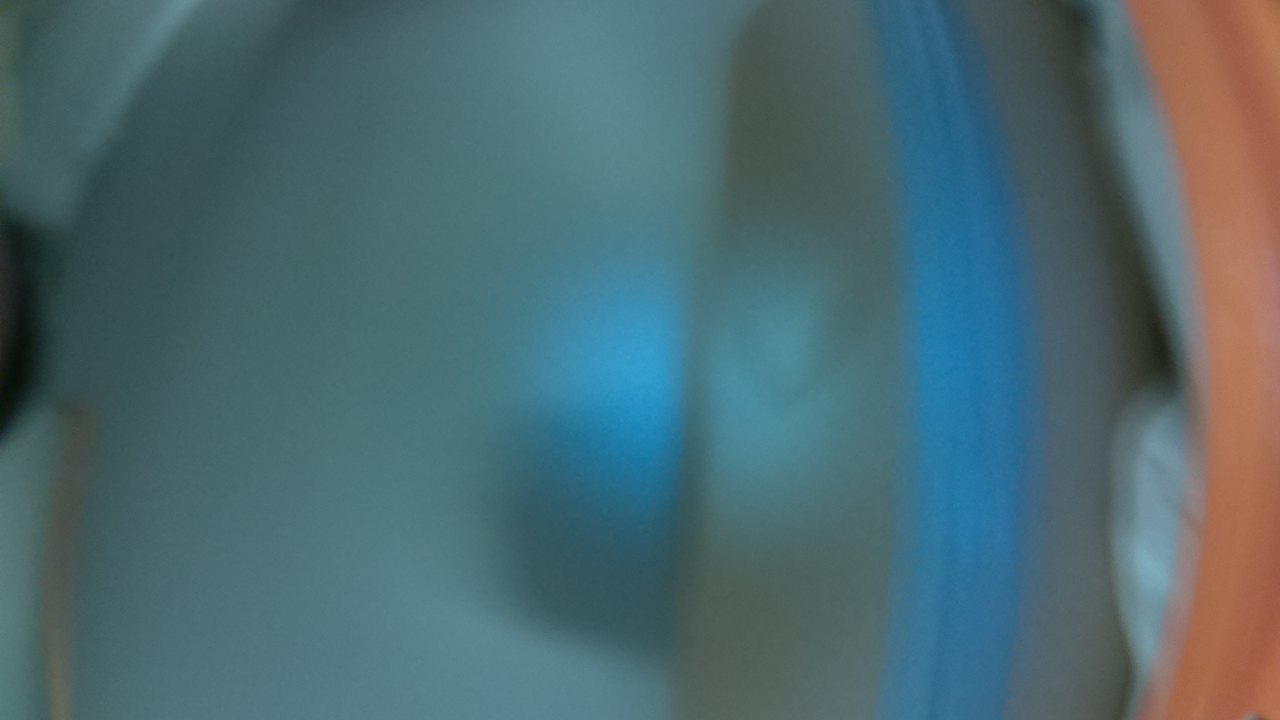
#> input picture vision/training2/img002.jpg, 1280 x 720 px, found by its file name
$ python transform_example.py
#> lines starting #> are read from the running program, lines starting #| are printed output that depends on the picture
### vision/transform.py
# -*- coding: utf-8 -*-
"""
Created on Sun Nov 24 19:00:32 2019

@author: Andrew
"""
# import the necessary packages
import numpy as np
import cv2

def order_points(pts):
	# initialzie a list of coordinates that will be ordered
	# such that the first entry in the list is the top-left,
	# the second entry is the top-right, the third is the
	# bottom-right, and the fourth is the bottom-left
	rect = np.zeros((4, 2), dtype = "float32")

	# the top-left point will have the smallest sum, whereas
	# the bottom-right point will have the largest sum
	s = pts.sum(axis = 1)
	rect[0] = pts[np.argmin(s)]
	rect[2] = pts[np.argmax(s)]

	# now, compute the difference between the points, the
	# top-right point will have the smallest difference,
	# whereas the bottom-left will have the largest difference
	diff = np.diff(pts, axis = 1)
	rect[1] = pts[np.argmin(diff)]
	rect[3] = pts[np.argmax(diff)]

	# return the ordered coordinates
	return rect

def four_point_transform(image, pts):
	# obtain a consistent order of the points and unpack them
	# individually
	rect = order_points(pts)
	(tl, tr, br, bl) = rect

	# compute the width of the new image, which will be the
	# maximum distance between bottom-right and bottom-left
	# x-coordiates or the top-right and top-left x-coordinates
	widthA = np.sqrt(((br[0] - bl[0]) ** 2) + ((br[1] - bl[1]) ** 2))
	widthB = np.sqrt(((tr[0] - tl[0]) ** 2) + ((tr[1] - tl[1]) ** 2))
	maxWidth = max(int(widthA), int(widthB))

	# compute the height of the new image, which will be the
	# maximum distance between the top-right and bottom-right
	# y-coordinates or the top-left and bottom-left y-coordinates
	heightA = np.sqrt(((tr[0] - br[0]) ** 2) + ((tr[1] - br[1]) ** 2))
	heightB = np.sqrt(((tl[0] - bl[0]) ** 2) + ((tl[1] - bl[1]) ** 2))
	maxHeight = max(int(heightA), int(heightB))

	# now that we have the dimensions of the new image, construct
	# the set of destination points to obtain a "birds eye view",
	# (i.e. top-down view) of the image, again specifying points
	# in the top-left, top-right, bottom-right, and bottom-left
	# order
	dst = np.array([
		[0, 0],
		[maxWidth - 1, 0],
		[maxWidth - 1, maxHeight - 1],
		[0, maxHeight - 1]], dtype = "float32")

	# compute the perspective transform matrix and then apply it
	M = cv2.getPerspectiveTransform(rect, dst)
	warped = cv2.warpPerspective(image, M, (1280, 720))

	# return the warped image
	return warped

### vision/transform_example.py
# -*- coding: utf-8 -*-
"""
Created on Sun Nov 24 19:03:27 2019

@author: Andrew
"""

# import the necessary packages
from transform import four_point_transform
import numpy as np
import cv2

# load the image and grab the source coordinates (i.e. the list of
# of (x, y) points)
# NOTE: using the 'eval' function is bad form, but for this example
# let's just roll with it -- in future posts I'll show you how to
# automatically determine the coordinates without pre-supplying them
image = cv2.imread('training3/img002.jpg')
#> image is the input picture: shape (720, 1280, 3); mean B, G, R 111.4, 105.6, 77.2
pts = np.array([[492, 0],[966,0],[804,720],[589,720]], dtype = "float32")

# apply the four point tranform to obtain a "birds eye view" of
# the image
warped = four_point_transform(image, pts)
#> in four_point_transform, `warped = cv2.warpPerspective(image, M, (1280, 720))`:
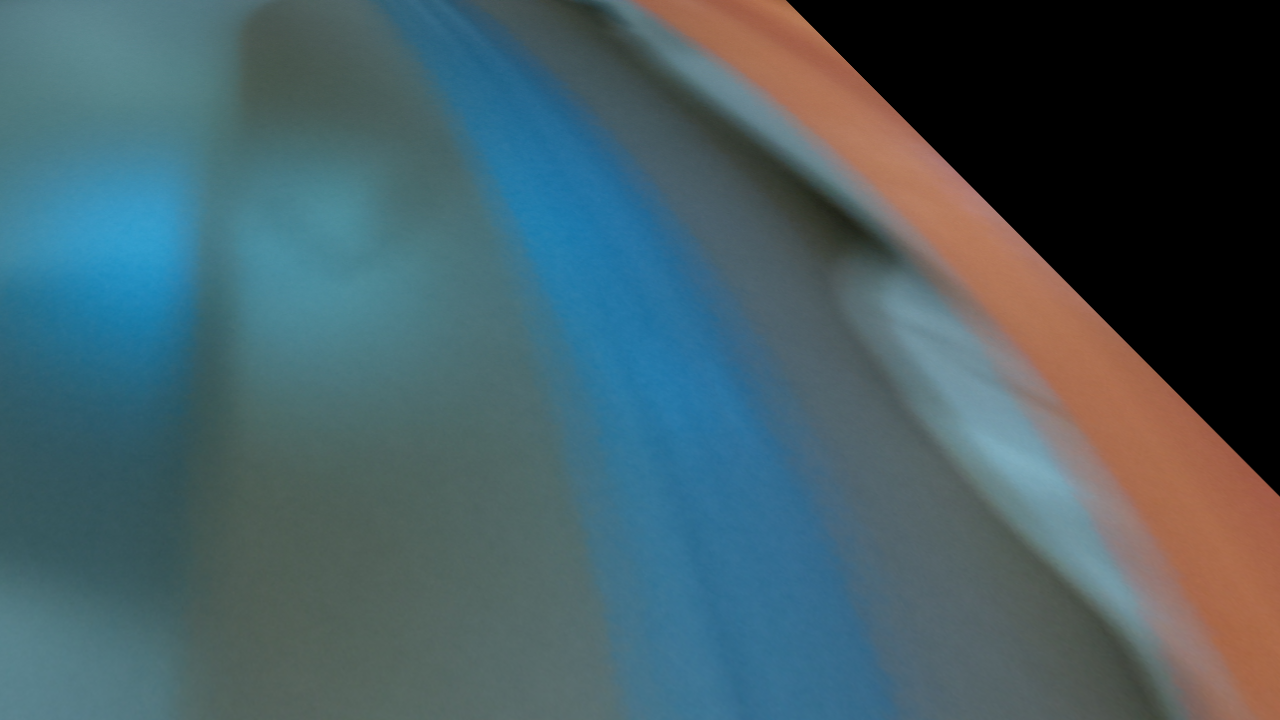
#> warped: shape (720, 1280, 3); mean B, G, R 100.2, 93.5, 70.5

# show the original and warped images
cv2.imshow("Original", image)
cv2.imshow("Warped", warped)
cv2.waitKey(0)

$ run again, with vision/training2/img001.jpg copied over vision/training2/img002.jpg
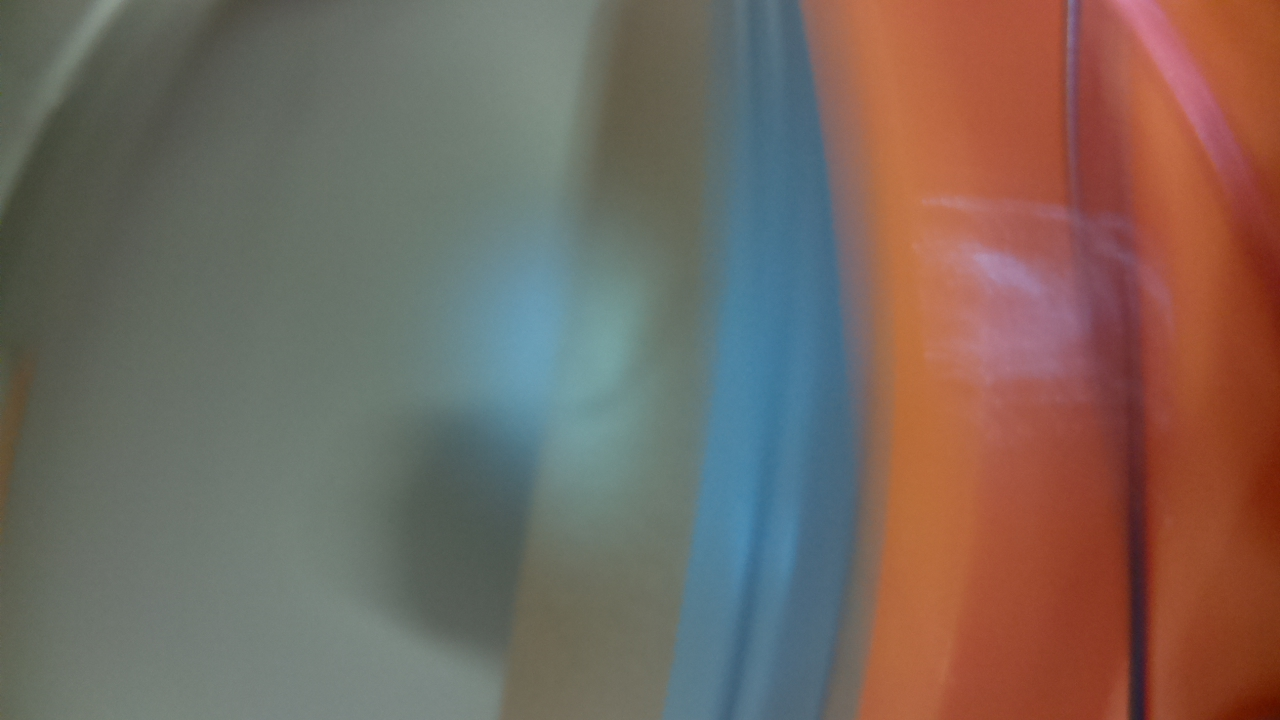
#> input picture vision/training2/img001.jpg, 1280 x 720 px, found by its file name
#> image is the input picture: shape (720, 1280, 3); mean B, G, R 93.8, 103.3, 118.9
#> in four_point_transform, `warped = cv2.warpPerspective(image, M, (1280, 720))`:
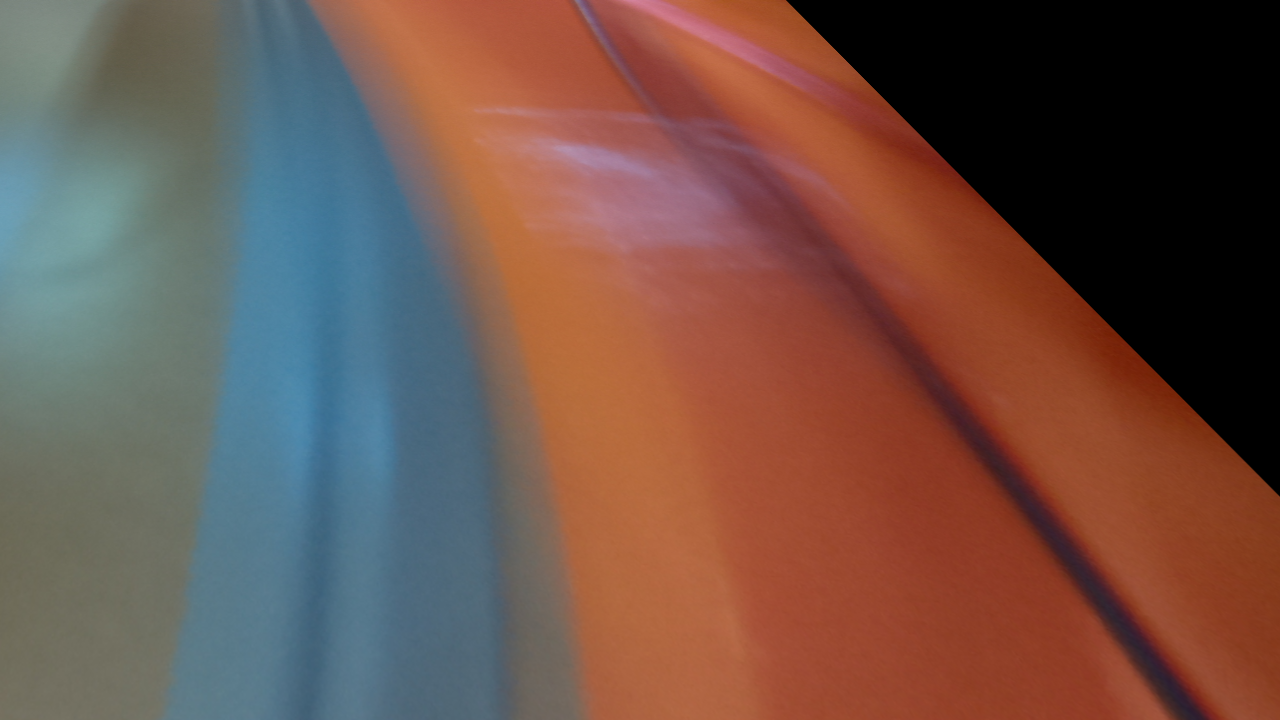
#> warped: shape (720, 1280, 3); mean B, G, R 73.7, 82.9, 111.2

$ run again, with vision/training2/img003.jpg copied over vision/training2/img002.jpg
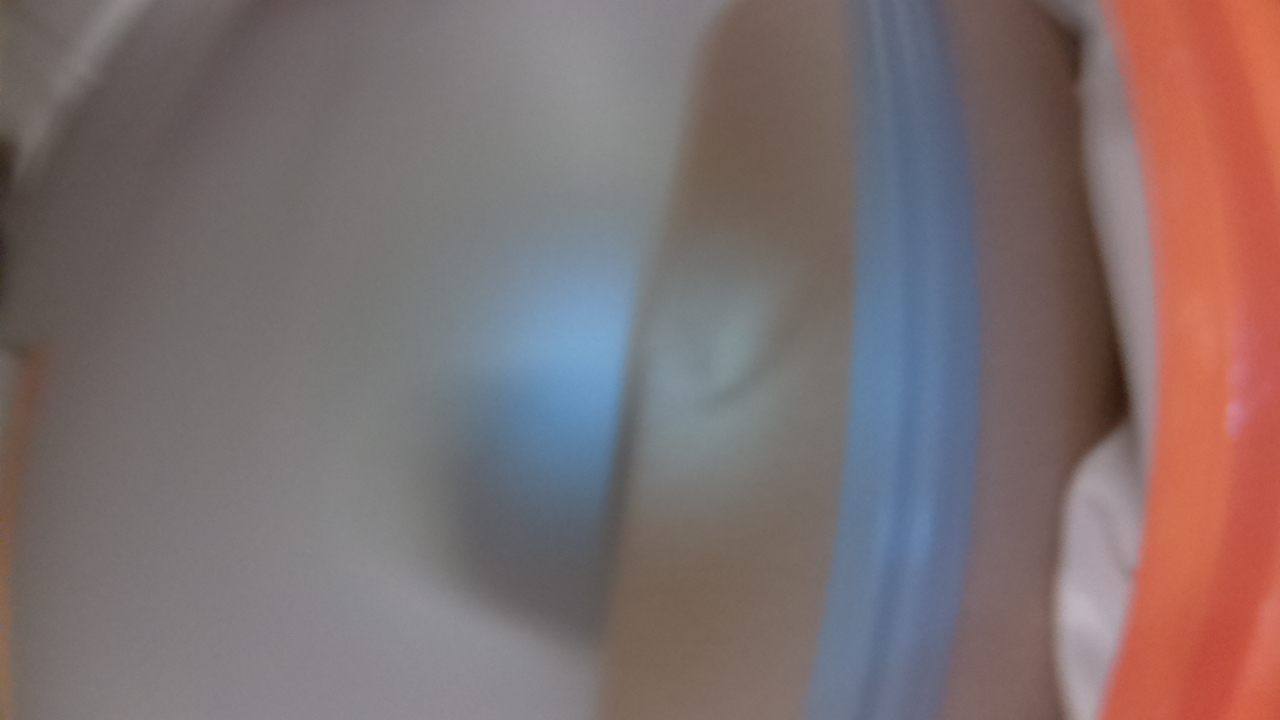
#> input picture vision/training2/img003.jpg, 1280 x 720 px, found by its file name
#> image is the input picture: shape (720, 1280, 3); mean B, G, R 110.6, 110.5, 125.1
#> in four_point_transform, `warped = cv2.warpPerspective(image, M, (1280, 720))`:
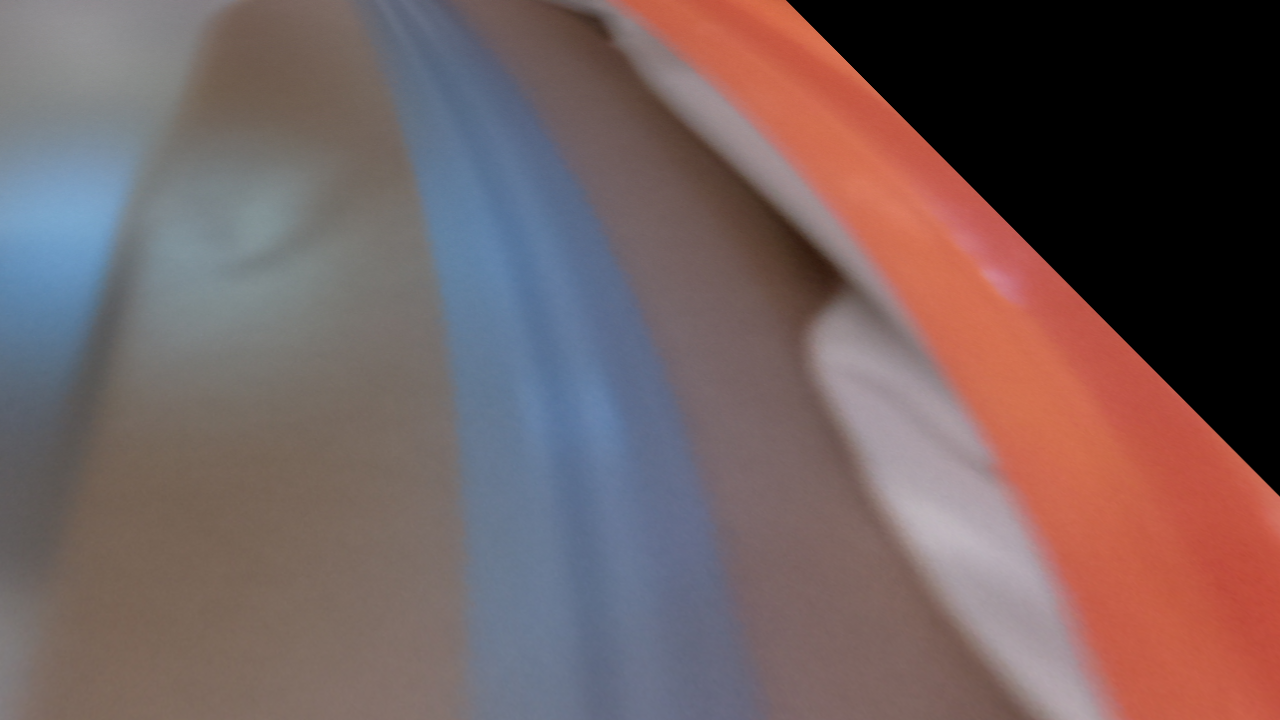
#> warped: shape (720, 1280, 3); mean B, G, R 94.9, 94.8, 113.8

$ run again, with vision/training2/img004.jpg copied over vision/training2/img002.jpg
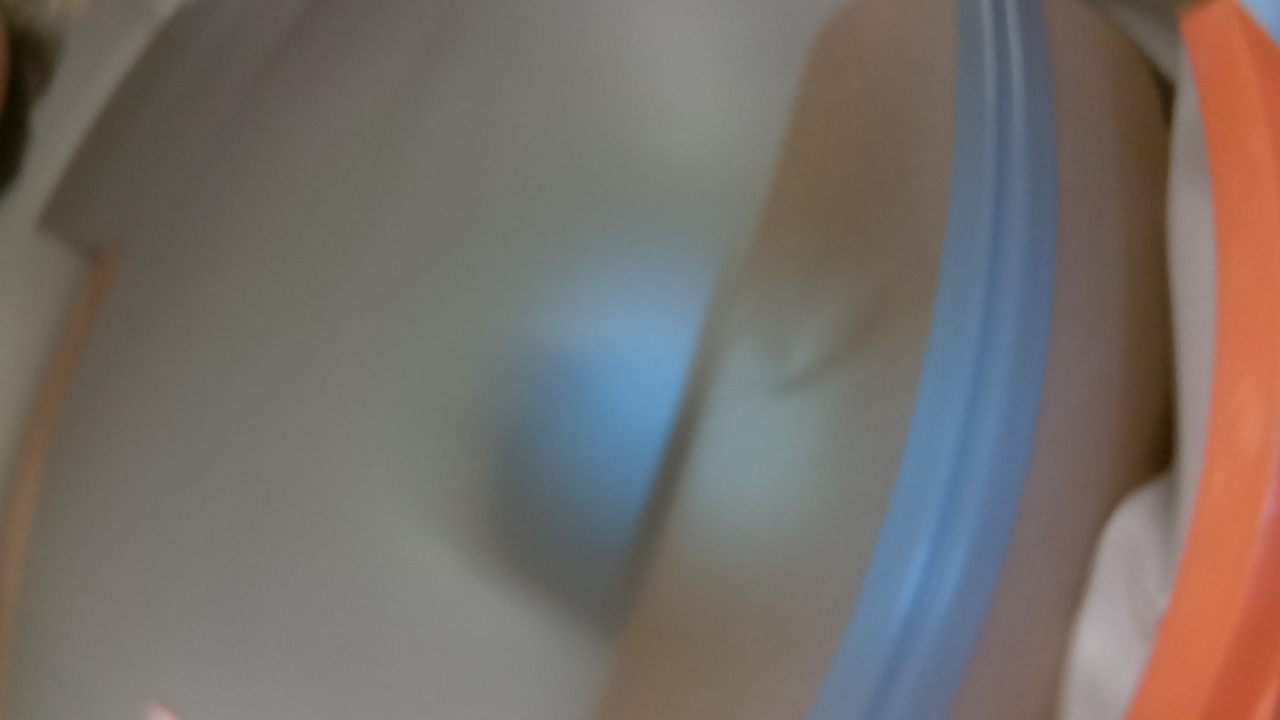
#> input picture vision/training2/img004.jpg, 1280 x 720 px, found by its file name
#> image is the input picture: shape (720, 1280, 3); mean B, G, R 104.9, 109.9, 117
#> in four_point_transform, `warped = cv2.warpPerspective(image, M, (1280, 720))`:
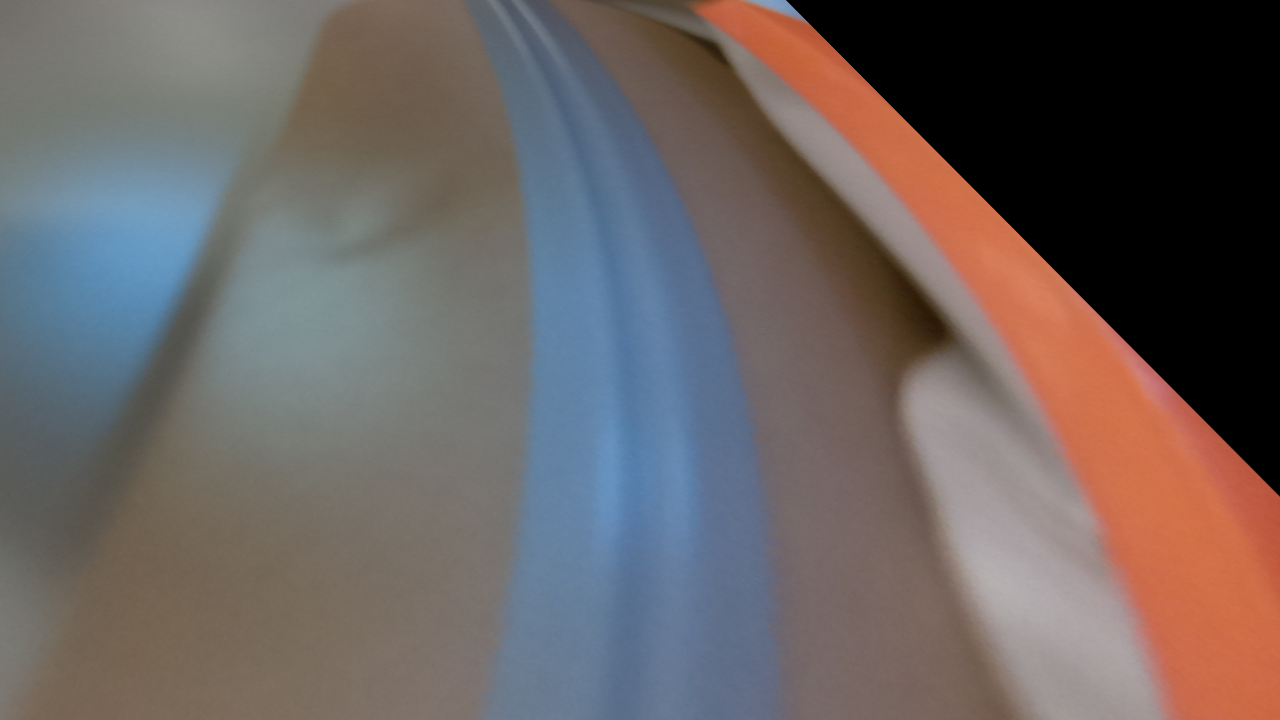
#> warped: shape (720, 1280, 3); mean B, G, R 97.3, 98.6, 106.7
